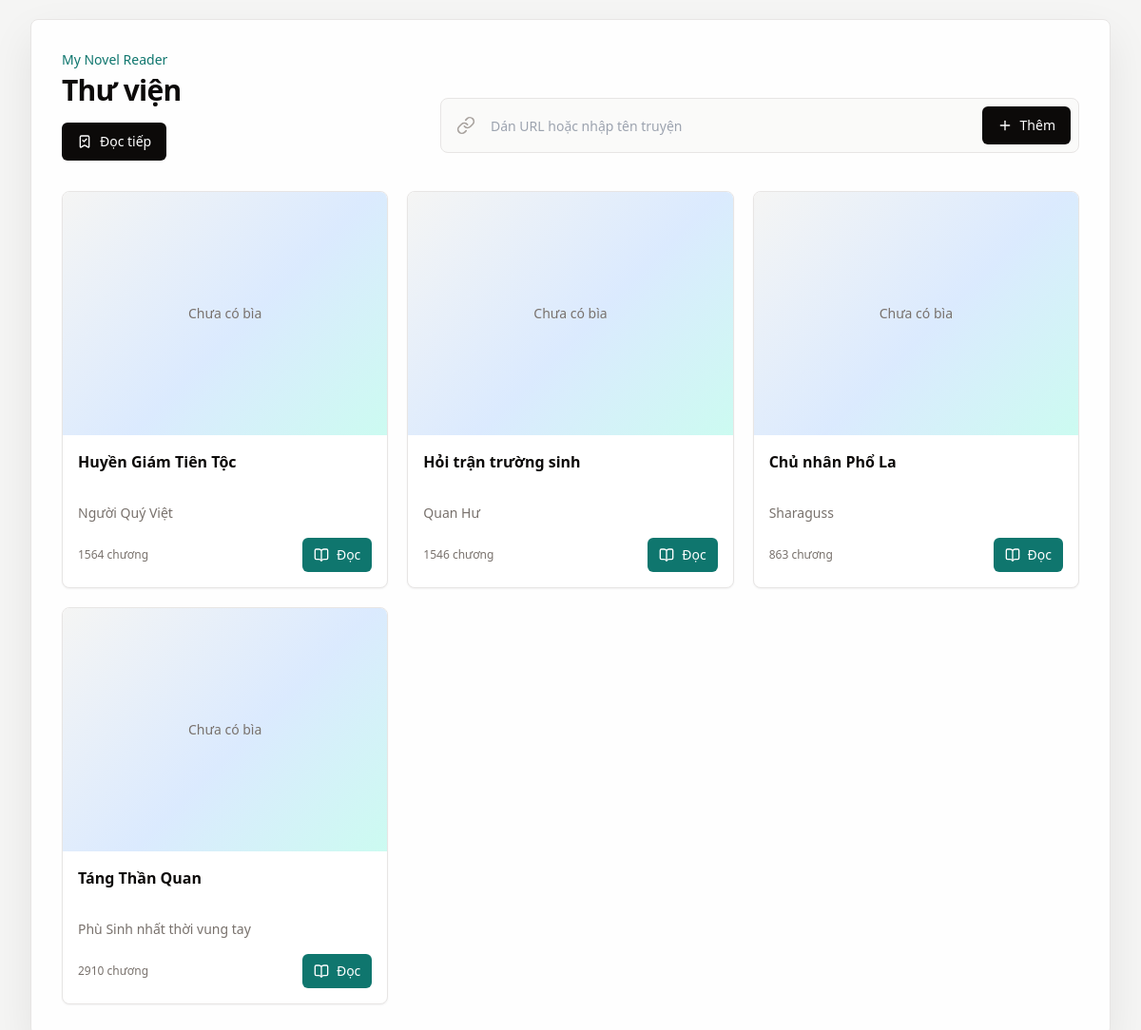
/, run on an earlier commit of the app's database.
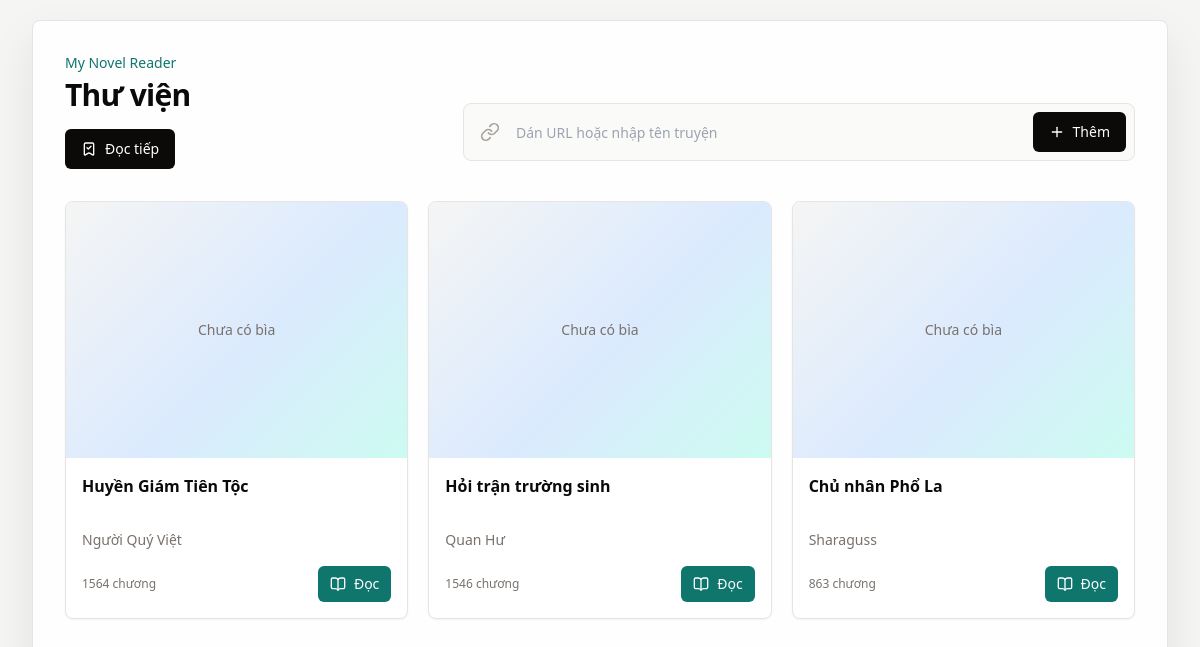
And on a later commit of the database.
### app/models.py (models this page shows)
class TimestampMixin:
    created_at: Mapped[datetime] = mapped_column(DateTime, server_default=func.now(), nullable=False)
    updated_at: Mapped[datetime] = mapped_column(
        DateTime, server_default=func.now(), onupdate=func.now(), nullable=False
    )

class Book(TimestampMixin, Base):
    __tablename__ = "books"
    id: Mapped[int] = mapped_column(primary_key=True)
    source_url: Mapped[str] = mapped_column(String(2048), nullable=False, unique=True)
    source_name: Mapped[str] = mapped_column(String(120), nullable=False)
    source_book_id: Mapped[str | None] = mapped_column(String(255))
    title: Mapped[str] = mapped_column(String(500), nullable=False)
    translated_title: Mapped[str | None] = mapped_column(String(500))
    author: Mapped[str | None] = mapped_column(String(255))
    translated_author: Mapped[str | None] = mapped_column(String(255))
    description: Mapped[str | None] = mapped_column(Text)
    translated_description: Mapped[str | None] = mapped_column(Text)
    cover_url: Mapped[str | None] = mapped_column(String(2048))
    last_checked_at: Mapped[datetime | None] = mapped_column(DateTime)
    chapters: Mapped[list["Chapter"]] = relationship(
        back_populates="book", cascade="all, delete-orphan", order_by="Chapter.chapter_number"
    )

### app/main.py (the view)
@app.get("/", name="library")
def library(request: Request, db: Session = Depends(get_db)):
    books = db.scalars(select(Book).order_by(Book.updated_at.desc())).all()
    synced_novels = []
    if not books:
        try:
            metadata = load_cdn_json("metadata.json")
            synced_novels = metadata.get("novels", [])
        except CdnDataError:
            pass
    return templates.TemplateResponse(
        request=request, name="library.html", context={"books": books, "synced_novels": synced_novels}
    )

### app/templates/library.html (shortened to what this page needs)
{% extends "base.html" %}
{% block main_class %}min-h-screen bg-stone-100 px-4 py-5 sm:px-6 lg:px-8{% endblock %}
{% block content %}
<section class="app-shell mx-auto min-h-[calc(100vh-2.5rem)] max-w-7xl p-5 sm:p-7 lg:p-8">
  <div class="flex flex-col gap-5 lg:flex-row lg:items-end lg:justify-between">
    <div>
      <p class="text-sm font-medium text-teal-700">My Novel Reader</p>
      <h1 class="mt-1 text-3xl font-semibold tracking-tight text-stone-950">Thư viện</h1>
      <a data-continue-reading hidden href="#" class="mt-4 inline-flex h-10 items-center gap-2 rounded-md bg-stone-950 px-4 text-sm font-medium text-white hover:bg-stone-800">
        <i data-lucide="bookmark-check" class="h-4 w-4"></i>
        <span>Đọc tiếp</span>
      </a>
    </div>
    <div data-crawl-progress class="w-full lg:max-w-2xl">
      <form
        action="/books/lookup"
        method="post"
        hx-post="/books/lookup"
        hx-target="#lookup-results"
        hx-swap="innerHTML"
        hx-indicator="#lookup-loading"
        hx-disabled-elt="find button"
        onsubmit="return startCrawlProgress(this)"
        class="flex items-center gap-2 rounded-lg border border-stone-200 bg-stone-50 p-2"
      >
        <i data-lucide="link" class="ml-2 h-5 w-5 shrink-0 text-stone-400"></i>
        <input
          id="source-query"
          name="query"
          type="text"
          required
          placeholder="Dán URL hoặc nhập tên truyện"
          class="h-10 min-w-0 flex-1 bg-transparent px-2 text-sm outline-none"
        >
        <button type="submit" class="inline-flex h-10 shrink-0 items-center gap-2 rounded-md bg-stone-950 px-4 text-sm font-medium text-white hover:bg-stone-800">
          <i data-lucide="plus" class="h-4 w-4"></i>
          <span>Thêm</span>
        </button>
      </form>
    </div>
  </div>
  {% if books %}
  <div class="mt-8 grid gap-5 sm:grid-cols-2 lg:grid-cols-3 xl:grid-cols-4">
    {% for book in books %}
    {% set first_chapter = book.chapters[0] if book.chapters else none %}
    <article class="group overflow-hidden rounded-lg border border-stone-200 bg-white shadow-sm transition hover:-translate-y-0.5 hover:shadow-lg">
      <a href="/books/{{ book.id }}" class="block">
        <div class="relative aspect-[4/3] w-full">
        <div class="book-cover-fallback {% if book.cover_url %}hidden{% endif %} absolute inset-0 flex items-center justify-center text-sm font-medium text-stone-500">Chưa có bìa</div>
        </div>
      </a>
      <div class="p-4">
        <h2 class="line-clamp-2 min-h-12 font-semibold leading-6 text-stone-950 group-hover:text-teal-700">{{ book.translated_title or book.title }}</h2>
        <p class="mt-2 text-sm text-stone-500">{{ book.translated_author or book.author or 'Chưa rõ tác giả' }}</p>
        <div class="mt-4 flex items-center justify-between gap-3">
          <span class="text-xs font-medium text-stone-500">{{ book.chapters|length }} chương</span>
          <a
            href="{% if first_chapter %}/chapters/{{ first_chapter.id }}{% else %}/books/{{ book.id }}{% endif %}"
            onclick="return startTranslationProgress(this)"
            class="inline-flex h-9 items-center gap-2 rounded-md bg-teal-700 px-3 text-sm font-medium text-white hover:bg-teal-800"
          >
            <i data-lucide="book-open" class="h-4 w-4"></i>
            <span>Đọc</span>
          </a>
        </div>
      </div>
    </article>
    {% endfor %}
  </div>
  {% else %}
  <div class="mt-10 rounded-lg border border-dashed border-stone-300 bg-stone-50 px-6 py-16 text-center text-stone-500">Thư viện chưa có truyện.</div>
  {% endif %}
</section>
{% endblock %}

### app/templates/base.html (shortened to what this page needs)
<!doctype html>
<html lang="vi">
<head>
  <script src="https://cdn.tailwindcss.com"></script>
</head>
<body class="min-h-screen bg-stone-100 text-stone-900">
  <main class="{% block main_class %}mx-auto max-w-6xl px-6 py-10{% endblock %}">{% block content %}{% endblock %}</main>
</body>
</html>

### app/templates/base.html (style rules this page uses)
.app-shell { border:1px solid rgb(231 229 228);border-radius:8px;background:rgba(255,255,255,.92);box-shadow:0 18px 45px rgba(28,25,23,.08) }
.book-cover-fallback { background:linear-gradient(135deg,#f5f5f4,#dbeafe 55%,#ccfbf1) }

What changed in the data, as far as the page shows it:
removed Book: translated_title "Táng Thần Quan", translated_author "Phù Sinh nhất thời vung tay", chapters|length "2910"
